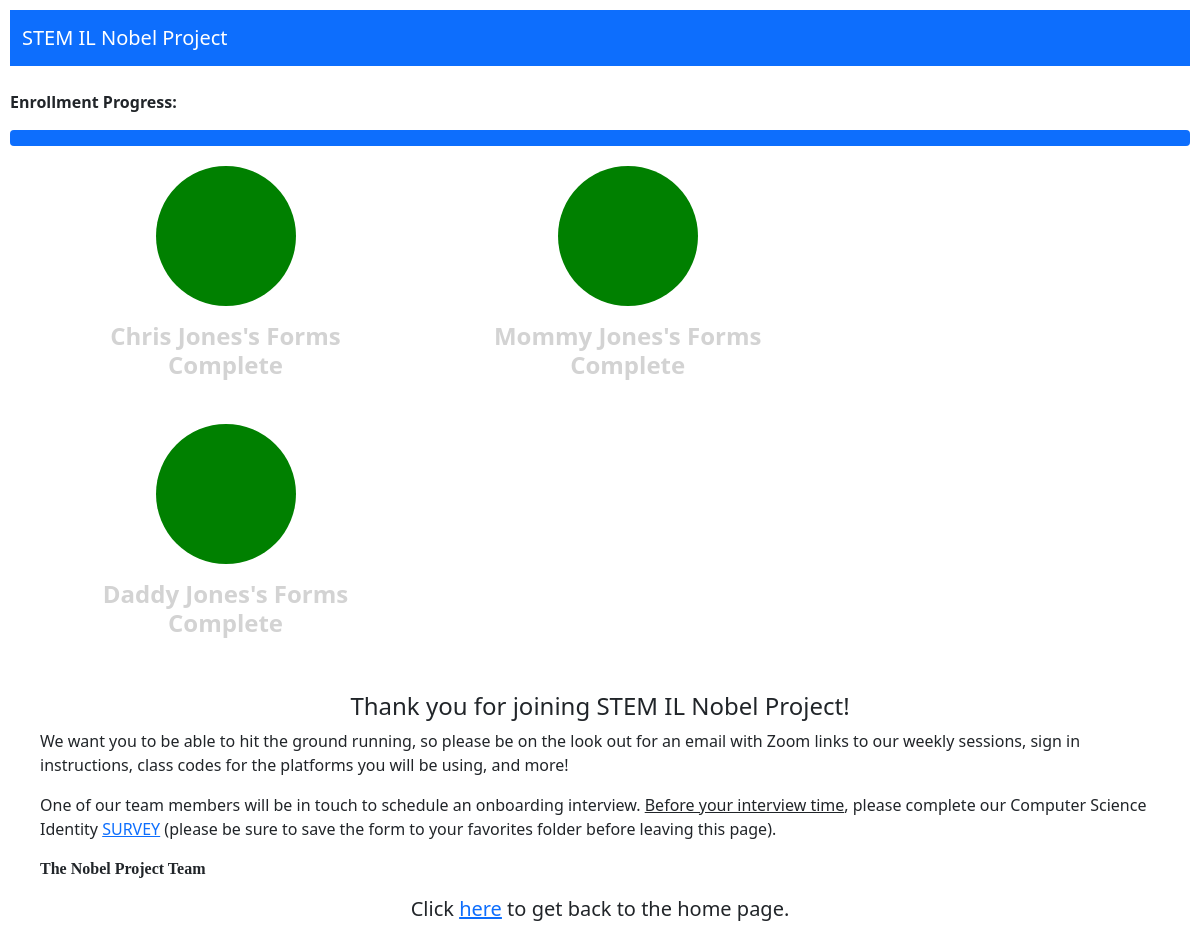
/1/progress, run on the app's committed database.
### enroll_app/models.py (models this page shows)
class Participant(models.Model):
    NOT_ENROLLED = "not_enrolled"
    PENDING = "pending"
    ENROLLED = "enrolled"
    ENROLLMENT_STATUS = (
        (NOT_ENROLLED, "Not Enrolled"),
        (PENDING, "Enrollment Pending"),
        (ENROLLED, "Enrolled")
    )
    INACTIVE = "inactive"
    ACTIVE = "active"
    PARTICIPATION_STATUS = (
        (INACTIVE, "Inactive"),
        (ACTIVE, "Active")
    )
    first_name = models.CharField(max_length = 60)
    last_name = models.CharField(max_length = 60)
    email = models.CharField(max_length = 255)
    phone = models.IntegerField()
    address = models.CharField(max_length = 255)
    city = models.CharField(max_length = 255)
    state = models.CharField(max_length = 2)
    zip_code = models.CharField(max_length = 5)
    enrollment = models.CharField(max_length = 20, choices = ENROLLMENT_STATUS, default = NOT_ENROLLED)
    participation = models.CharField(max_length = 8, choices = PARTICIPATION_STATUS, default = INACTIVE)
    enroll_date = models.DateTimeField(null = True, blank = True)
    created_at = models.DateTimeField(auto_now_add = True)
    updated_at = models.DateTimeField(auto_now = True)
    objects = ParticipantManager()

class Caregiver(models.Model):
    name = models.CharField(max_length = 255)
    kids = models.ManyToManyField(Participant, related_name="caregivers")
    email = models.CharField(max_length = 255)
    phone = models.IntegerField()
    relationship = models.CharField(max_length = 60)
    created_at = models.DateTimeField(auto_now_add = True)
    updated_at = models.DateTimeField(auto_now = True)
    objects = CaregiverManager()

### enroll_app/views.py (the view)
# urls.py: path('<int:participant_id>/progress',views.progress_page),
def progress_page(request, participant_id):
    participant = Participant.objects.get(id=participant_id)
    c1 = participant.caregivers.first()
    count = 0
    half = False
    onethird = False
    twothirds = False
    complete = False
    for cgs in participant.caregivers.all():
        if participant.caregivers.count() > 1:
            count += cgs.caregiver_interest_survey.count()
            if participant.stipendapplicant.exists():
                twothirds = True
            else:
                onethird = True
        else:
            half = True
            if participant.stipendapplicant.exists():
                complete = True
        if twothirds and count > 1:
            complete = True
    context = {
        "participant": Participant.objects.get(id=participant_id),
        "caregivers": participant.caregivers.all(),
        "c1": c1,
        "onethird": onethird,
        "half": half,
        "twothirds": twothirds,
        "complete": complete
    }
    return render(request, "progress_page.html", context)

### enroll_app/templates/progress_page.html (shortened to what this page needs)
<!DOCTYPE html>
{% load static %}
<link rel="stylesheet" type="text/css" href="{% static 'enroll_app/css/bootstrap.css' %}">
<link rel="stylesheet" type="text/css" href="{% static 'css/successstyle.css' %}">
<html lang="en">
<head>
</head>
<body>
    <nav class="navbar navbar-light bg-primary">
        <div class="container-fluid">
            <a class="navbar-brand" href="/">STEM IL Nobel Project</a>
        </div>
    </nav>
    <div>
        <br><p><b>Enrollment Progress:</b></p>
        {% if complete %}
            <div class="progress">
                <div class="progress-bar" role="progressbar" style="width: 100%" aria-valuenow="100" aria-valuemin="0" aria-valuemax="100"></div>
            </div>
        {% endif %}
    </div>
    {% if complete %}
        <div class="successbox">
            <div class="successcircle">
            </div>
            <div class="successinnerbox">
                <h4><b>{{participant.first_name}} {{participant.last_name}}'s Forms Complete</b></h4>
            </div>
        </div>
        {% for caregiver in caregivers %}
            <div class="successbox">
                <div class="successcircle"></div>
                <div class="successinnerbox">
                    <h4><b>{{caregiver.name}}'s Forms Complete</b></h4>
                </div>
            </div>
        {% endfor %}
    {% endif %}
    {% if complete %}
        <div class="successmessage">
            <h4 style="text-align: center;">Thank you for joining STEM IL Nobel Project!</h4>
            <p>We want you to be able to hit the ground running, so please be on the look out for an email with Zoom links to our weekly sessions, sign in instructions, class codes for the platforms you will be using, and more!</p>
            <p>One of our team members will be in touch to schedule an onboarding interview. <u>Before your interview time</u>, please complete our Computer Science Identity <a href="https://surveys.illinois.edu/sec/298497384" target="_blank">SURVEY</a> (please be sure to save the form to your favorites folder before leaving this page).</p>
            <p style="font-family:Cambria, Cochin, Georgia, Times, 'Times New Roman', serif;"><b>The Nobel Project Team</b></p>
            <h5 style="text-align: center;">Click <a href="/">here</a> to get back to the home page.</h5>
        </div>
    {% endif %}
</body>
</html>

### enroll_app/static/css/successstyle.css (style rules this page uses)
body { margin: 0; padding: 10px; }
.navbar-light .navbar-brand { color: white; }
.successbox { margin: 10px 10px 10px 43px; height: 238px; width: 345px; padding: 5px; text-align: center; display: inline-block; }
.successcircle { margin: 5px; width: 140px; height: 140px; padding: 10px; background-color: green; border-radius: 50%; display: inline-block; }
.successinnerbox { margin: auto; height: 250px; padding: 5px; text-align: center; color: lightgray; }
.successmessage { margin: 5px; padding: 25px; }

### data on the page
Participant: first_name "Chris", last_name "Jones"
Caregiver: name "Mommy Jones"
Caregiver: name "Daddy Jones"
